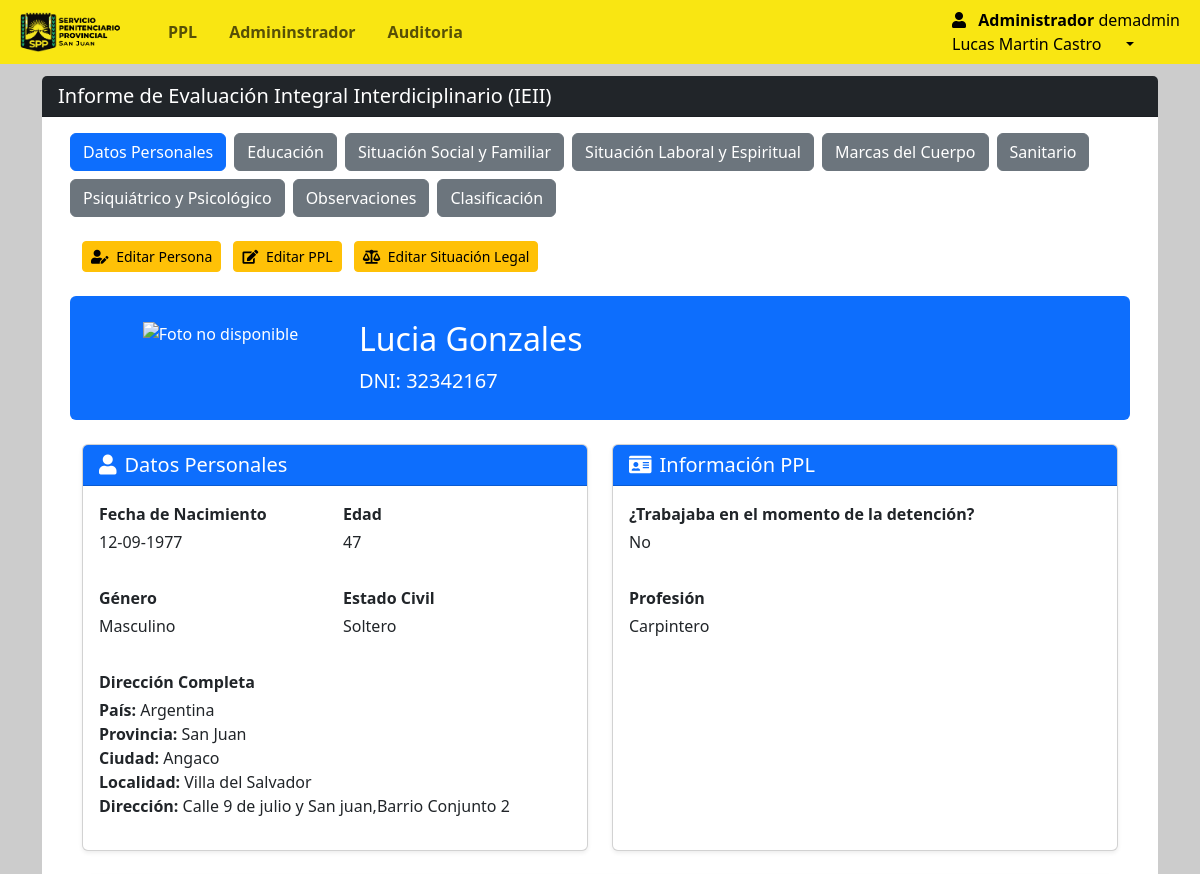
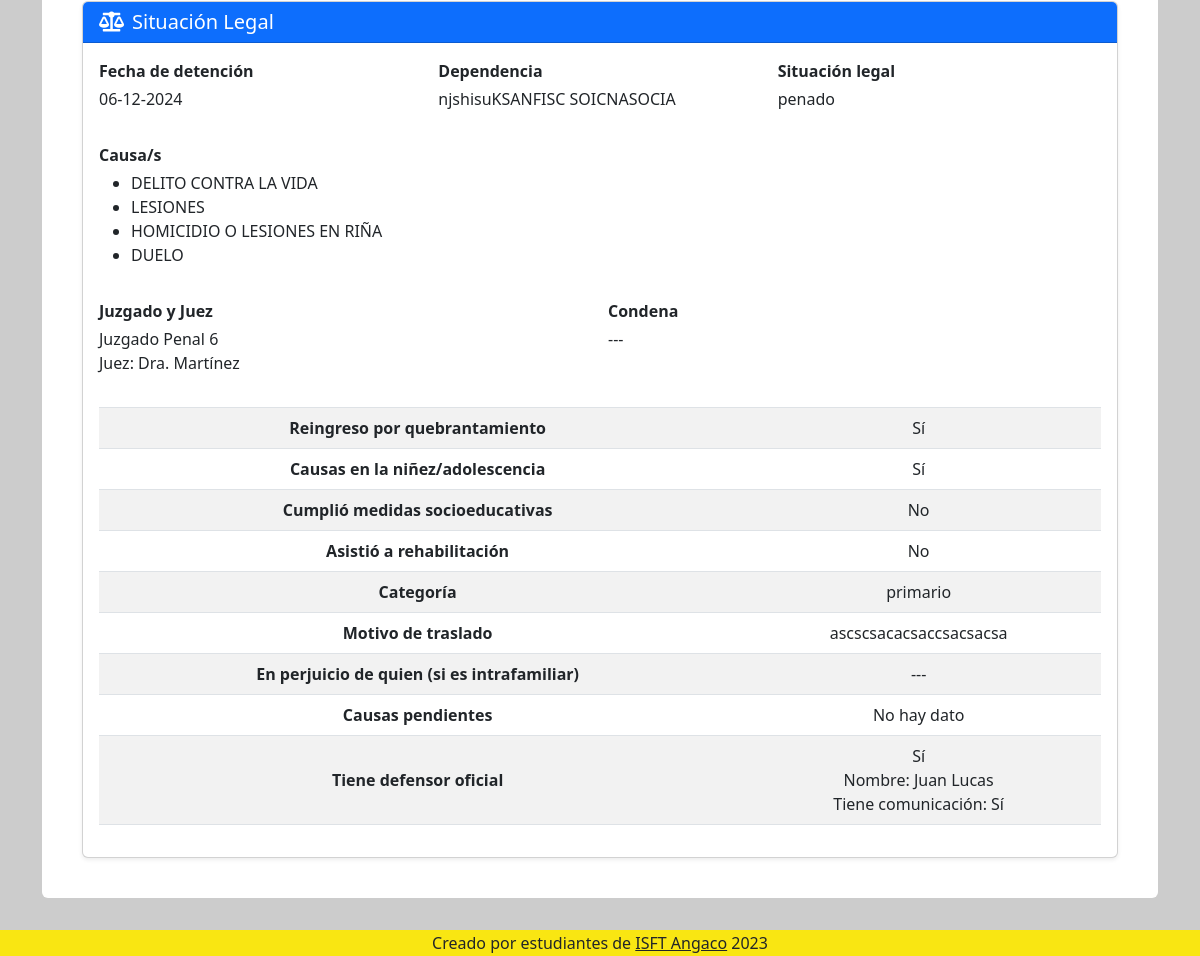
The page /Views/admin/ppl_informe.php?id=42 (signed in) on the database its author committed (2 pictures, top to bottom).
### tables this page shows
CREATE TABLE `rol` (
  `id_rol` int(11) NOT NULL,
  `nombre_rol` varchar(50) NOT NULL
);

CREATE TABLE `usuarios` (
  `id_usuario` int(11) NOT NULL,
  `id_persona` int(11) NOT NULL,
  `id_rol` int(11) NOT NULL,
  `nombre_usuario` varchar(50) NOT NULL,
  `contrasena` varchar(255) NOT NULL,
  `fecha_creacion` datetime DEFAULT current_timestamp(),
  `activo` tinyint(1) DEFAULT 1
);

CREATE TABLE `ppl` (
  `id` int(11) NOT NULL,
  `idpersona` int(11) NOT NULL,
  `apodo` varchar(20) DEFAULT NULL,
  `trabaja` tinyint(1) NOT NULL,
  `profesion` varchar(50) DEFAULT NULL,
  `foto` varchar(30) DEFAULT NULL,
  `huella` blob DEFAULT NULL
);

CREATE TABLE `delitos` (
  `id_delito` int(11) NOT NULL,
  `id_tipo_delito` int(11) DEFAULT NULL,
  `nombre` varchar(255) NOT NULL
);

### Views/admin/persona_lista.php (the view, shortened to what the rows shown need)
<?php
if (isset($_GET['id']) && is_numeric($_GET['id'])) {
    $id = (int)$_GET['id'];
} else {
    die("ID inválido.");
}
function obtenerSituacionLegal($id_ppl, $db)
{
    try {
        $query = "SELECT
            situacionlegal.id_ppl,
            situacionlegal.fecha_detencion,
            situacionlegal.dependencia,
            situacionlegal.motivo_t,
            situacionlegal.situacionlegal,
            situacionlegal.id_juzgado,
            situacionlegal.en_prejucio,
            situacionlegal.condena,
            situacionlegal.categoria,
            situacionlegal.reingreso_falta,
            situacionlegal.causas_pend,
            situacionlegal.cumplio_medida,
            situacionlegal.asistio_rehabi,
            situacionlegal.causa_nino,
            situacionlegal.tiene_defensor,
            situacionlegal.nombre_defensor,
            situacionlegal.tiene_com_defensor,
            juzgado.nombre AS nombre_juzgado,
            juzgado.nombre_juez AS nombre_juez,
            GROUP_CONCAT(delitos.nombre SEPARATOR '\n') AS nombres_causas
        FROM situacionlegal
        LEFT JOIN juzgado ON situacionlegal.id_juzgado = juzgado.id
        LEFT JOIN ppl_causas ON situacionlegal.id_ppl = ppl_causas.id_ppl
        LEFT JOIN delitos ON ppl_causas.id_causa = delitos.id_delito
        WHERE situacionlegal.id_ppl = :id_ppl
        GROUP BY situacionlegal.id_ppl";
        $stmt = $db->prepare($query);
        $stmt->bindParam(':id_ppl', $id_ppl, PDO::PARAM_INT);
        $stmt->execute();
        $situacionLegal = $stmt->fetch(PDO::FETCH_ASSOC);
        return $situacionLegal;
    } catch (PDOException $e) {
        return null;
    }
}
$situacion_legal = obtenerSituacionLegal($id, $db);
try {
    $stmt_persona = $db->prepare("SELECT persona.id, persona.dni, persona.nombres, persona.apellidos,
        DATE_FORMAT(persona.fechanac, '%d-%m-%Y') AS fechaNacimiento, persona.edad, persona.genero,
        persona.estadocivil, d.id AS id_direccion, p.nombre AS pais, pr.nombre AS provincia, c.nombre AS ciudad,
        d.localidad, d.direccion,
        CONCAT(d.localidad, ', ', d.direccion, ', ', c.nombre, ', ', pr.nombre, ', ', p.nombre) AS direccion_completa
        FROM persona
        LEFT JOIN domicilio d ON persona.id = d.id_persona
        LEFT JOIN paises p ON d.id_pais = p.id
        LEFT JOIN provincias pr ON d.id_provincia = pr.id
        LEFT JOIN ciudades c ON d.id_ciudad = c.id
        WHERE persona.id = :id LIMIT 0, 25;");
    $stmt_persona->bindParam(':id', $id, PDO::PARAM_INT);
    $stmt_persona->execute();
    $persona = $stmt_persona->fetch(PDO::FETCH_ASSOC);
    $stmt_ppl = $db->prepare("SELECT id, apodo, profesion, trabaja, foto, huella
        FROM ppl
        WHERE idpersona = :id");
    $stmt_ppl->bindParam(':id', $id, PDO::PARAM_INT);
    $stmt_ppl->execute();
    $ppl = $stmt_ppl->fetch(PDO::FETCH_ASSOC);
} catch (PDOException $e) {
    echo "Error en la consulta: " . $e->getMessage();
}
function mostrarCausas($id, $db)
{
    try {
        $query = "SELECT delitos.nombre
                  FROM ppl_causas
                  JOIN delitos ON ppl_causas.id_causa = delitos.id_delito
                  WHERE ppl_causas.id_ppl = :id_ppl";
        $stmt = $db->prepare($query);
        $stmt->bindParam(':id_ppl', $id, PDO::PARAM_INT);
        $stmt->execute();
        $causas = $stmt->fetchAll(PDO::FETCH_ASSOC);
        if ($causas) {
            echo "<ul>";
            foreach ($causas as $causa) {
                echo "<li>" . htmlspecialchars($causa['nombre'], ENT_QUOTES, 'UTF-8') . "</li>";
            }
            echo "</ul>";
        } else {
            echo "<p class='text-muted'>No hay causas registradas.</p>";
        }
    } catch (PDOException $e) {
        echo "Error al obtener las causas: " . $e->getMessage();
    }
}
?>
<div class="container-fluid ">
    <div class="row bg-primary text-white p-4 rounded">
        <div class="col-md-9">
            <h2><?php echo htmlspecialchars($persona['nombres'] . ' ' . $persona['apellidos'], ENT_QUOTES, 'UTF-8'); ?></h2>
        </div>
    </div>
    <div class="row mt-4">
        <div class="col-md-6 mb-4">
            <div class="card h-100 shadow-sm">
                <div class="card-body">
                    <div class="row g-3">
                        <div class="col-12">
                            <p class="mb-1 fw-bold">Profesión</p>
                            <p><?php echo !empty($ppl['profesion']) ? htmlspecialchars($ppl['profesion'], ENT_QUOTES, 'UTF-8') : 'No hay dato'; ?></p>
                        </div>
                    </div>
                </div>
            </div>
        </div>
        <?php if ($situacion_legal): ?>
            <div class="col-12 mb-4">
                <div class="card shadow-sm">
                    <div class="card-body">
                        <div class="row g-3">
                            <div class="col-12">
                                <?php
                                mostrarCausas($id, $db);
                                ?>
                            </div>
                        </div>
                    </div>
                </div>
            </div>
        <?php endif; ?>
    </div>
</div>

### Views/admin/navbar.php (shortened to what the rows shown need)
<?php
require '../../conn/connection.php';
$id_rol = $_SESSION['id_rol'];
$id_usuario= $_SESSION['id_usuario'];
$query = "SELECT * FROM rol WHERE id_rol = ?";
$stmt = $conexion->prepare($query);
$stmt->bind_param("i", $id_rol);
$stmt->execute();
$result = $stmt->get_result();
if ($result && $result->num_rows > 0) {
  $rol = $result->fetch_assoc();
  $nombre_rol = $rol['nombre_rol'];
} else {
  $nombre_rol = "Usuario Desconocido";
}
?>
<!DOCTYPE html>
<html lang="es">
<head>
  <link rel="stylesheet" href="https://use.fontawesome.com/releases/v5.8.2/css/all.css">
  <link rel="stylesheet" href="../../css/style.css">
  <link href="https://cdn.jsdelivr.net/npm/bootstrap@5.3.2/dist/css/bootstrap.min.css" rel="stylesheet">
  <link rel="stylesheet" href="https://maxcdn.bootstrapcdn.com/bootstrap/4.5.2/css/bootstrap.min.css">
  <link rel="stylesheet" href="https://cdnjs.cloudflare.com/ajax/libs/twitter-bootstrap/5.3.0/css/bootstrap.min.css">
  <link rel="stylesheet" href="https://cdn.datatables.net/1.13.7/css/dataTables.bootstrap5.min.css">
  <link rel="stylesheet" type="text/css" href="https://cdn.datatables.net/1.13.1/css/dataTables.bootstrap5.min.css" />
  <link rel="stylesheet" type="text/css" href="https://cdn.datatables.net/buttons/2.3.3/css/buttons.bootstrap5.min.css" />
  <link rel="stylesheet" href="https://cdn.jsdelivr.net/npm/bootstrap@5.3.0-alpha1/dist/css/bootstrap.min.css" />
  <link rel="stylesheet" href="https://cdnjs.cloudflare.com/ajax/libs/font-awesome/6.2.1/css/all.min.css" />
  <link rel="stylesheet" href="https://cdnjs.cloudflare.com/ajax/libs/font-awesome/5.15.4/css/all.min.css">
</head>
<body>
  <div style="height:60px">
    <nav class="navbar navbar-expand-lg fixed-top my-0 py-0" style="background-color: #f9e612;">
      <div class="container-fluid ml-2 ">
        <div class="collapse navbar-collapse " id="navbarNav">
          <form class="form-inline d-flex justify-content-end">
            <div class="collapse navbar-collapse" id="navbarNav">
              <ul class="navbar-nav">
                <li class="nav-item dropdown">
                  <a class="nav-link dropdown-toggle active" href="#" role="button" data-bs-toggle="dropdown" aria-expanded="false">
                    <span class="mr-3">
                      <b>
                      <?php if (isset($nombre_rol)) : ?>
                        <?php echo $nombre_rol; ?>
                      <?php else : ?>
                        "Usuario Desconocido"
                      <?php endif; ?>
                      </b>
                      <span>
                        <?php if (isset($_SESSION['nombres'])) : ?>
                           <?php
                           $query = "SELECT nombre_usuario FROM usuarios WHERE activo = 1 AND id_usuario = :id_usuario";
                           $stmt = $db->prepare($query);
                           $stmt->bindParam(':id_usuario', $id_usuario, PDO::PARAM_INT);
                           $stmt->execute();
                           $usuario = $stmt->fetch(PDO::FETCH_ASSOC);
                           ?>
                          <?php echo $usuario['nombre_usuario']; ?>
                          <br>
                          <?php echo $_SESSION['nombres']; ?>
                          <?php echo $_SESSION['apellidos']; ?>
                        <?php endif; ?>
                      </span>
                    </span>
                  </a>
                </li>
            </div>
          </form>
        </div>
      </div>
    </nav>
  </div>

### rows shown on the page
rol: nombre_rol "Administrador"
usuarios: nombre_usuario "demadmin"
ppl: profesion "Carpintero"
delitos: nombre "DELITO CONTRA LA VIDA"
delitos: nombre "LESIONES"
delitos: nombre "HOMICIDIO O LESIONES EN RIÑA"
delitos: nombre "DUELO"

### other values the page prints
$_SESSION['nombres'] "Lucas Martin"
$_SESSION['apellidos'] "Castro"
$persona['nombres'] . ' ' . $persona['apellidos'] "Lucia Gonzales"
$persona['dni'] "32342167"
date('d-m-Y', strtotime($persona['fechaNacimiento'])) "12-09-1977"
$persona['edad'] "47"
$persona['genero'] "Masculino"
$persona['estadocivil'] "Soltero"
$persona['pais'] "Argentina"
$persona['provincia'] "San Juan"
$persona['ciudad'] "Angaco"
$persona['localidad'] "Villa del Salvador"
$persona['direccion'] "Calle 9 de julio y San juan,Barrio Conjunto 2"
date('d-m-Y', strtotime($situacion_legal['fecha_detencion'])) "06-12-2024"
$situacion_legal['dependencia'] "njshisuKSANFISC SOICNASOCIA"
